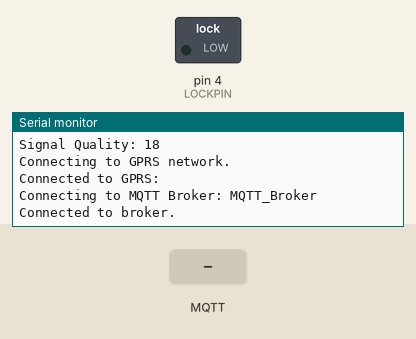
Bench run of a sketch on a simulated Arduino Uno, built with avr-gcc and run on an emulated ATmega328P. Parts: switched loads named in the sketch (green lamp = pin HIGH), the last lines printed to the serial monitor. The inputs (shaded band) are chosen by the test bench. No MQTT or app messages arrive unless stated.

Above: at 1.3 s.
1.4 s: MQTT message "1" arrives on the first subscribed topic
At 2.3 s:
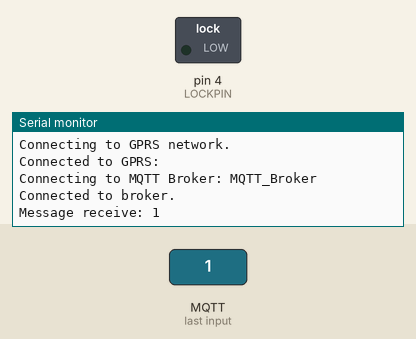
2.9 s: MQTT message "on" arrives on the first subscribed topic
At 3.5 s:
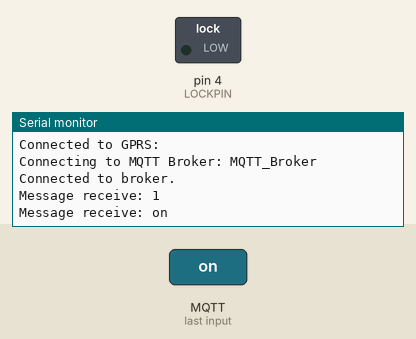
4.4 s: MQTT message "off" arrives on the first subscribed topic
At 5.8 s:
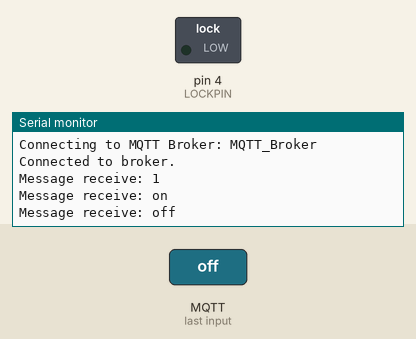

Measured:
- after the input at 1.4 s, the serial monitor: prints a new line at once (image 1)
- after the input at 2.9 s, the serial monitor: prints a new line at once (image 2)
- after the input at 4.4 s, the serial monitor: prints a new line at once (image 3)

The sketch:

door_lock.ino
```cpp
#define TINY_GSM_MODEM_SIM800

#include <SoftwareSerial.h>
#include <TinyGsmClient.h>
#include <PubSubClient.h>

SoftwareSerial SerialAT(16,17); // RX, TX

#define LOCKPIN 4

//Network details
const char apn[]  = "";
const char user[] = "";
const char password[] = "";


// MQTT details

const char* MQTT_HOST = "MQTT_Broker";
const int   MQTT_PORT = 1883;

const char MQTT_SUB_TOPIC[] = "your_topic_to_subscribe";
const char MQTT_PUB_TOPIC[] = "your_topic_to_publish";


TinyGsm modem(SerialAT);
TinyGsmClient client(modem);
PubSubClient mqtt(client);


void setup()
{
  Serial.begin(9600);
  SerialAT.begin(9600);
  pinMode(LOCKPIN, OUTPUT);

  Serial.println("System start.");
  modem.restart();
  Serial.println("Modem: " + modem.getModemInfo());
  Serial.println("Searching for telco provider.");
  if(!modem.waitForNetwork())
  {
    Serial.println("fail");
    while(true);
  }
  Serial.println("Connected to telco.");
  Serial.println("Signal Quality: " + String(modem.getSignalQuality()));

  Serial.println("Connecting to GPRS network.");
  if (!modem.gprsConnect(apn, user, password))
  {
    Serial.println("fail");
    while(true);
  }
  Serial.println("Connected to GPRS: " + String(apn));

  mqtt.setServer(MQTT_HOST, MQTT_PORT);
  mqtt.setCallback(mqttCallback);
  Serial.println("Connecting to MQTT Broker: " + String(MQTT_HOST));
  while(mqttConnect()==false) continue;
  Serial.println();

}

void loop()
{
  if(Serial.available())
  {
    delay(10);
    String message="";
    while(Serial.available()) message+=(char)Serial.read();
    mqtt.publish(MQTT_PUB_TOPIC, message.c_str());
  }

  if(mqtt.connected())
  {
    mqtt.loop();
  }
}

boolean mqttConnect()
{
  if(!mqtt.connect("GsmClientTest"))
  {
    Serial.print(".");
    return false;
  }
  Serial.println("Connected to broker.");
  mqtt.subscribe(MQTT_SUB_TOPIC);
  return mqtt.connected();
}

void mqttCallback(char* topic, byte* payload, unsigned int len)
{

  Serial.print("Message receive: ");
  Serial.write(payload, len);
  Serial.println();

      if( !strncmp((char *)payload, "unlocked", len) )
      {
        Serial.print("Unlocked");
        digitalWrite(LOCKPIN, LOW);
        mqtt.publish(MQTT_PUB_TOPIC, "Unlocked");
       }
      else if( !strncmp((char *)payload, "locked", len)  )
      {
        Serial.print("Locked");
        digitalWrite(LOCKPIN, HIGH);
        mqtt.publish(MQTT_PUB_TOPIC, "Locked");

       }
}
```
